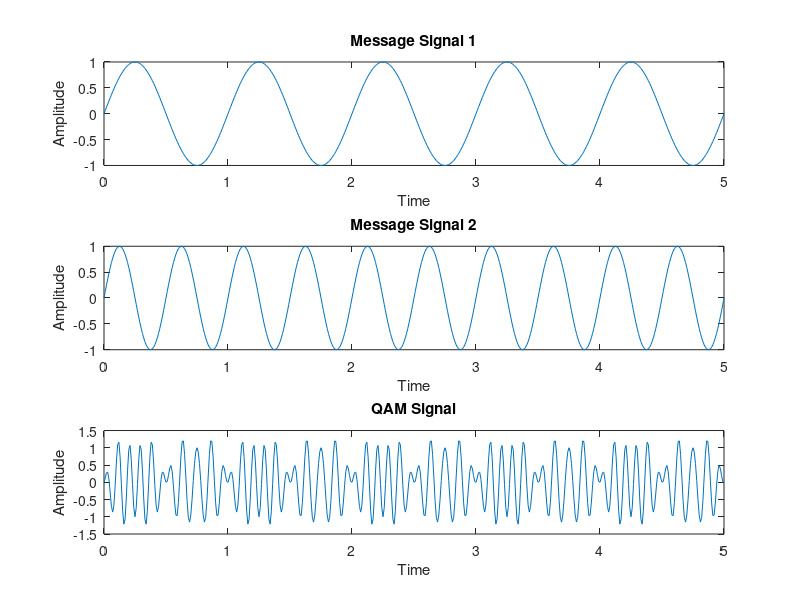
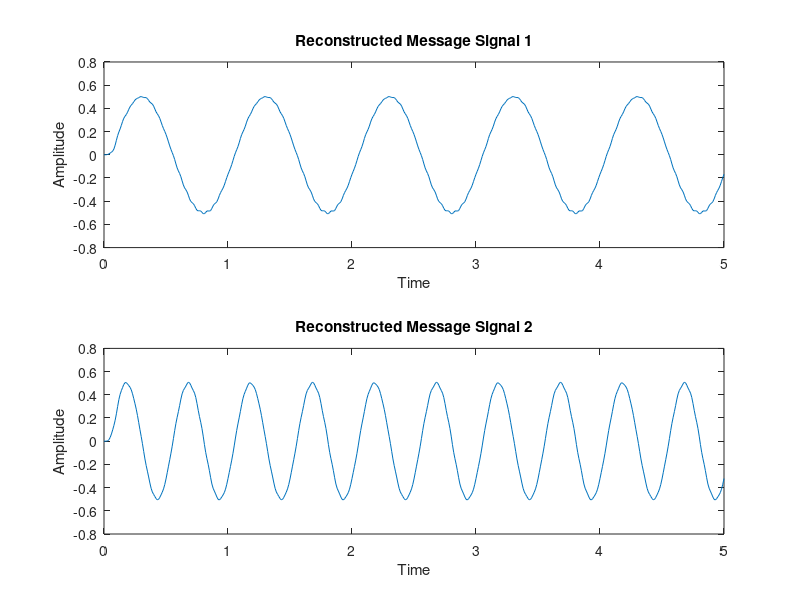

Write MATLAB code to recreate these figures, in order.
% QAM Modulation and Demodulation

clc;        % Clear command window
clear all;  % Clear all variables
close all;  % Close all figure windows

% Define time vector
t = 0:0.01:5;

% Message signal frequencies
fm1 = 1;
fm2 = 2;

% Generate message signals
m1 = sin(2*pi*fm1*t);
m2 = sin(2*pi*fm2*t);

% Carrier frequency
fc = 10;

% Generate carrier signals
c1 = cos(2*pi*fc*t);
c2 = sin(2*pi*fc*t);

% Perform QAM modulation
x = m1 .* c1;
y = m2 .* c2;
qam = x + y;

% Perform QAM demodulation
demod1 = qam .* c1;
demod2 = qam .* c2;

% Design Butterworth filter
[a, b] = butter(5, 2*0.09);  % 5th order, cutoff frequency normalized

% Filter the demodulated signals to reconstruct message signals
msg1 = filter(a, b, demod1);
msg2 = filter(a, b, demod2);

% Plot original message signals and QAM signal
figure;
subplot(3, 1, 1);
plot(t, m1);
title('Message Signal 1');
xlabel('Time');
ylabel('Amplitude');

subplot(3, 1, 2);
plot(t, m2);
title('Message Signal 2');
xlabel('Time');
ylabel('Amplitude');

subplot(3, 1, 3);
plot(t, qam);
title('QAM Signal');
xlabel('Time');
ylabel('Amplitude');

% Plot reconstructed message signals
figure;
subplot(2, 1, 1);
plot(t, msg1);
title('Reconstructed Message Signal 1');
xlabel('Time');
ylabel('Amplitude');

subplot(2, 1, 2);
plot(t, msg2);
title('Reconstructed Message Signal 2');
xlabel('Time');
ylabel('Amplitude');
